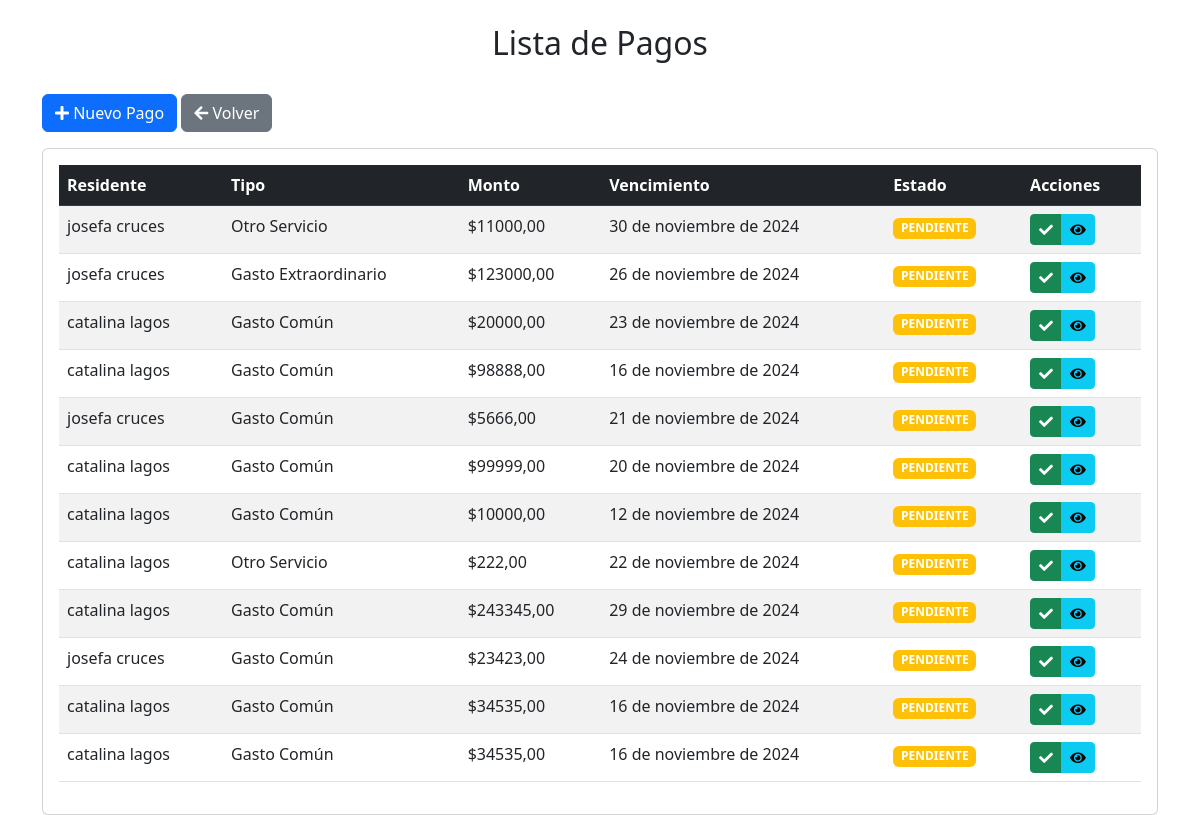
The app's page /listar-pagos/ with its own data.
### aplicaciones/gest_mirador/models.py (models this page shows, shortened)
class Pago(models.Model):
    TIPO_PAGO_CHOICES = [
        ('GC', 'Gasto Común'),
        ('GE', 'Gasto Extraordinario'),
        ('OS', 'Otro Servicio')
    ]
    ESTADO_CHOICES = [
        ('PENDIENTE', 'Pendiente'),
        ('PAGADO', 'Pagado'),
        ('ATRASADO', 'Atrasado'),
    ]
    residente = models.ForeignKey('Residente', on_delete=models.CASCADE)
    tipo_pago = models.CharField(max_length=2, choices=TIPO_PAGO_CHOICES)
    monto = models.DecimalField(max_digits=10, decimal_places=2)
    fecha_vencimiento = models.DateField()
    fecha_pago = models.DateField(null=True, blank=True)
    estado = models.CharField(max_length=10, choices=ESTADO_CHOICES, default='PENDIENTE')
    comprobante = models.FileField(upload_to='comprobantes/', null=True, blank=True)
    descripcion = models.TextField(blank=True)
    created_at = models.DateTimeField(auto_now_add=True)
    updated_at = models.DateTimeField(auto_now=True)

class Residente(models.Model):
    TIPO_RESIDENCIA = [
        ('P', 'Propietario'),
        ('A', 'Arrendatario'),
    ]
    nombre = models.CharField(max_length=100)
    apellido = models.CharField(max_length=100)
    rut = models.CharField(max_length=12, unique=True)
    telefono = models.CharField(max_length=15)
    email = models.EmailField(max_length=254)
    tipo_residente = models.CharField(
        max_length=4,
        choices=TIPO_RESIDENCIA,
        default='PROP'
    )
    numero_departamento = models.CharField(max_length=10)
    fecha_ingreso = models.DateField(default=timezone.now)
    activo = models.BooleanField(default=True)
    fecha_registro = models.DateTimeField(auto_now_add=True)
    ultima_actualizacion = models.DateTimeField(auto_now=True)
    class Meta:
        verbose_name = 'Residente'
        verbose_name_plural = 'Residentes'

### aplicaciones/gest_mirador/views.py (the view)
# urls.py: path('listar-pagos/', views.listar_pagos, name='listar_pagos'),
def listar_pagos(request):
    gestor = GestorPagos()
    pagos_pendientes = gestor.obtener_pagos_pendientes()
    return render(request, 'gest_mirador/listar_pagos.html', {'pagos': pagos_pendientes})

### aplicaciones/gest_mirador/singleton.py (called while the page is built)
    def __new__(cls):
        if cls._instance is None:
            cls._instance = super().__new__(cls)
        return cls._instance

    def obtener_pagos_pendientes(self, residente_id=None):
        try:
            if residente_id:
                return Pago.objects.filter(residente_id=residente_id, estado='PENDIENTE')
            return Pago.objects.filter(estado='PENDIENTE')
        except Exception as e:
            raise Exception(f"Error al obtener pagos pendientes: {str(e)}")

### aplicaciones/gest_mirador/Templates/gest_mirador/listar_pagos.html (shortened to what this page needs)
<!DOCTYPE html>
<html>
<head>
    <link href="https://cdn.jsdelivr.net/npm/bootstrap@5.3.0/dist/css/bootstrap.min.css" rel="stylesheet">
    <link href="https://cdnjs.cloudflare.com/ajax/libs/font-awesome/5.15.4/css/all.min.css" rel="stylesheet">
</head>
<body>
    <div class="container mt-4">
        <div class="row mb-4">
            <div class="col">
                <h2 class="text-center">Lista de Pagos</h2>
            </div>
        </div>
        <div class="row mb-3">
            <div class="col">
                <a href="{% url 'registrar_pago' %}" class="btn btn-primary">
                    <i class="fas fa-plus"></i> Nuevo Pago
                </a>
                <a href="{% url 'menu_pagos' %}" class="btn btn-secondary">
                    <i class="fas fa-arrow-left"></i> Volver
                </a>
            </div>
        </div>
        <div class="card">
            <div class="card-body">
                <div class="table-responsive">
                    <table class="table table-striped">
                        <thead class="table-dark">
                            <tr>
                                <th>Residente</th>
                                <th>Tipo</th>
                                <th>Monto</th>
                                <th>Vencimiento</th>
                                <th>Estado</th>
                                <th>Acciones</th>
                            </tr>
                        </thead>
                        <tbody>
                            {% for pago in pagos %}
                                <tr>
                                    <td>{{ pago.residente.nombre }} {{ pago.residente.apellido }}</td>
                                    <td>{{ pago.get_tipo_pago_display }}</td>
                                    <td>${{ pago.monto }}</td>
                                    <td>{{ pago.fecha_vencimiento }}</td>
                                    <td>
                                        <span class="badge {% if pago.estado == 'PENDIENTE' %}bg-warning{% elif pago.estado == 'PAGADO' %}bg-success{% else %}bg-danger{% endif %}">
                                            {{ pago.estado }}
                                        </span>
                                    </td>
                                    <td>
                                        <div class="btn-group" role="group">
                                            {% if pago.estado == 'PENDIENTE' %}
                                                <button class="btn btn-sm btn-success" data-bs-toggle="modal" data-bs-target="#procesarPagoModal{{ pago.id }}">
                                                    <i class="fas fa-check"></i>
                                                </button>
                                            {% endif %}
                                            <a href="{% url 'recibo_pago' pago.id %}" class="btn btn-sm btn-info">
                                                <i class="fas fa-eye"></i>
                                            </a>
                                        </div>
                                    </td>
                                </tr>
                            {% empty %}
                                <tr>
                                    <td colspan="6" class="text-center">No hay pagos pendientes</td>
                                </tr>
                            {% endfor %}
                        </tbody>
                    </table>
                </div>
            </div>
        </div>
    </div>
</body>
</html>

### records on screen
Pago: residente.nombre "josefa", residente.apellido "cruces", tipo_pago "Otro Servicio", monto "11000,00", fecha_vencimiento "30 de noviembre de 2024", estado "PENDIENTE"
Pago: residente.nombre "josefa", residente.apellido "cruces", tipo_pago "Gasto Extraordinario", monto "123000,00", fecha_vencimiento "26 de noviembre de 2024", estado "PENDIENTE"
Pago: residente.nombre "catalina", residente.apellido "lagos", tipo_pago "Gasto Común", monto "20000,00", fecha_vencimiento "23 de noviembre de 2024", estado "PENDIENTE"
Pago: residente.nombre "catalina", residente.apellido "lagos", tipo_pago "Gasto Común", monto "98888,00", fecha_vencimiento "16 de noviembre de 2024", estado "PENDIENTE"
Pago: residente.nombre "josefa", residente.apellido "cruces", tipo_pago "Gasto Común", monto "5666,00", fecha_vencimiento "21 de noviembre de 2024", estado "PENDIENTE"
Pago: residente.nombre "catalina", residente.apellido "lagos", tipo_pago "Gasto Común", monto "99999,00", fecha_vencimiento "20 de noviembre de 2024", estado "PENDIENTE"
Pago: residente.nombre "catalina", residente.apellido "lagos", tipo_pago "Gasto Común", monto "10000,00", fecha_vencimiento "12 de noviembre de 2024", estado "PENDIENTE"
Pago: residente.nombre "catalina", residente.apellido "lagos", tipo_pago "Otro Servicio", monto "222,00", fecha_vencimiento "22 de noviembre de 2024", estado "PENDIENTE"
Pago: residente.nombre "catalina", residente.apellido "lagos", tipo_pago "Gasto Común", monto "243345,00", fecha_vencimiento "29 de noviembre de 2024", estado "PENDIENTE"
Pago: residente.nombre "josefa", residente.apellido "cruces", tipo_pago "Gasto Común", monto "23423,00", fecha_vencimiento "24 de noviembre de 2024", estado "PENDIENTE"
Pago: residente.nombre "catalina", residente.apellido "lagos", tipo_pago "Gasto Común", monto "34535,00", fecha_vencimiento "16 de noviembre de 2024", estado "PENDIENTE"
Pago: residente.nombre "catalina", residente.apellido "lagos", tipo_pago "Gasto Común", monto "34535,00", fecha_vencimiento "16 de noviembre de 2024", estado "PENDIENTE"
